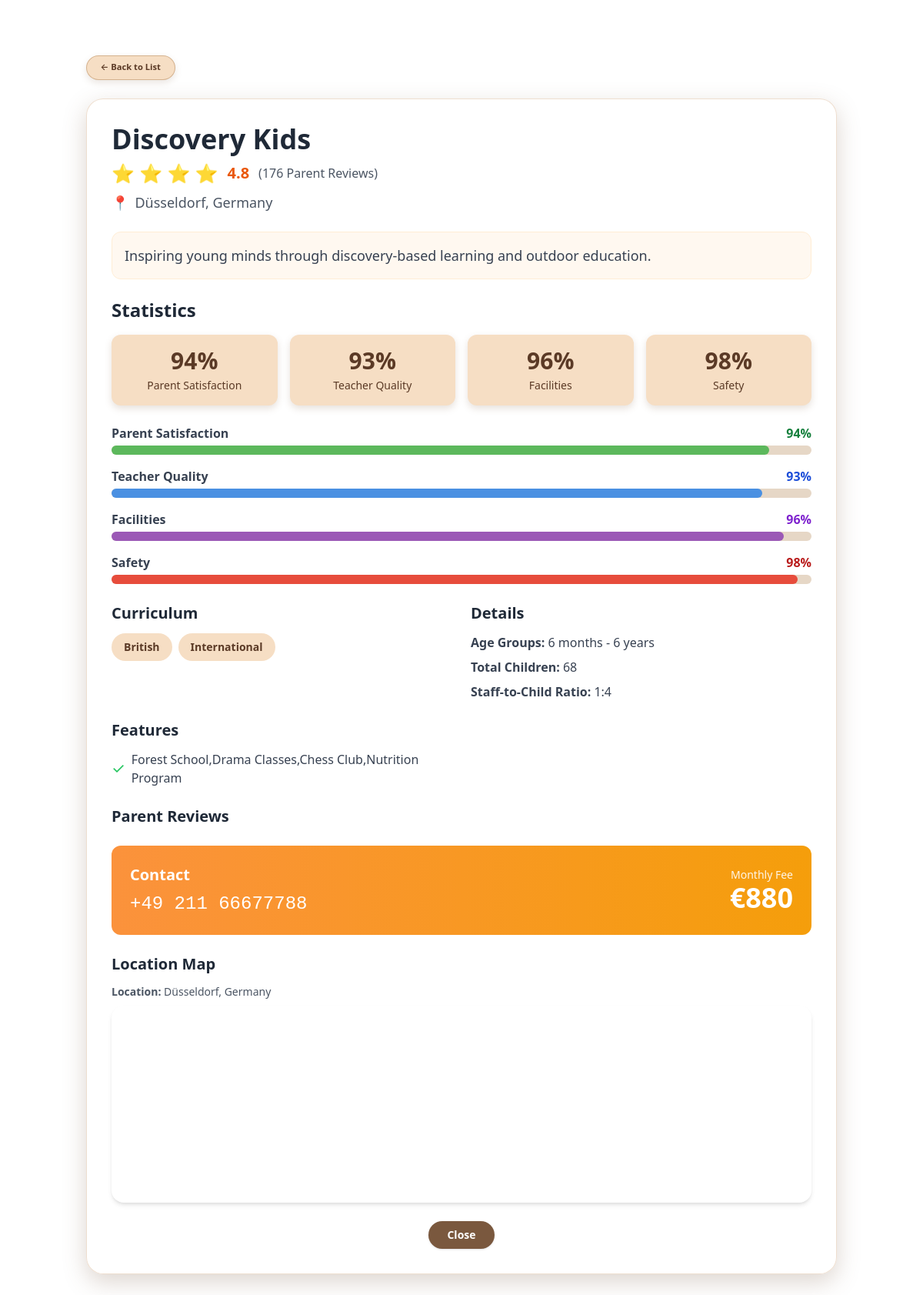
The page /nursery/7 (signed in) on the database its author committed.
### models.py (models this page shows, shortened)
class Nursery(db.Model):
    __tablename__ = "nurseries"
    id = db.Column(db.Integer, primary_key=True)
    name = db.Column(db.String(150), nullable=False)
    location = db.Column(db.String(150), nullable=False)
    rating = db.Column(db.Float, nullable=False)
    reviews_count = db.Column(db.Integer, nullable=False)
    curriculum = db.Column(db.String(200), nullable=False)      # "Montessori,International"
    features = db.Column(db.String(400), nullable=False)        # "Outdoor Garden,Art Studio,Music Classes"
    price = db.Column(db.Integer, nullable=False)               # مثلاً 850
    currency = db.Column(db.String(3), nullable=False, default="EUR")
    phone = db.Column(db.String(50), nullable=False)
    capacity = db.Column(db.Integer, nullable=False)
    age_groups = db.Column(db.String(100), nullable=False)      # "6 months - 6 years"
    total_children = db.Column(db.Integer, nullable=False)
    staff_ratio = db.Column(db.String(20), nullable=False)      # "1:4"
    parent_satisfaction = db.Column(db.Integer, nullable=False) # 96
    teacher_quality = db.Column(db.Integer, nullable=False)
    facilities_rating = db.Column(db.Integer, nullable=False)
    safety_rating = db.Column(db.Integer, nullable=False)
    description = db.Column(db.Text, nullable=False)
    google_maps_url = db.Column(db.String(300), nullable=True)
    reviews = db.relationship("Review", backref="nursery", lazy=True)

### app.py (the view)
@app.route("/nursery/<int:nursery_id>")
def nursery_detail(nursery_id):
    lang = get_lang()
    if "user_id" not in session:
        return redirect(url_for("login_page", lang=lang))
    nursery = Nursery.query.get_or_404(nursery_id)
    return render_template(
        "nursery_detail.html",
        lang=lang,
        nursery=nursery,
    )

### app.py (called while the page is built)
def get_lang():
    lang = request.args.get("lang")
    if lang not in ("en", "de", "ar"):
        lang = session.get("lang", "en")
    session["lang"] = lang
    return lang

@app.context_processor
def inject_lang():
    return {
        "current_lang": session.get("lang", "en"),
        "current_user_name": session.get("user_name"),
        "current_currency": session.get("currency", "EUR"),
    }

### templates/nursery_detail.html (shortened to what this page needs)
{% extends "base.html" %}
{% block content %}
{% set lang = current_lang %}
{% if lang == 'de' %}
    {% set t_back = 'Zurück zur Liste' %}
    {% set t_statistics = 'Statistiken' %}
    {% set t_parent_satisfaction = 'Elternzufriedenheit' %}
    {% set t_teacher_quality = 'Lehrerqualität' %}
    {% set t_facilities = 'Einrichtungen' %}
    {% set t_safety = 'Sicherheit' %}
    {% set t_curriculum = 'Lehrplan' %}
    {% set t_details = 'Details' %}
    {% set t_age_groups = 'Altersgruppen' %}
    {% set t_total_children = 'Gesamtzahl der Kinder' %}
    {% set t_staff_ratio = 'Personal-Kind-Verhältnis' %}
    {% set t_features = 'Merkmale' %}
    {% set t_parent_reviews = 'Elternbewertungen' %}
    {% set t_contact = 'Kontakt' %}
    {% set t_monthly_fee = 'Monatliche Gebühr' %}
    {% set t_close = 'Schließen' %}
    {% set t_map_title = 'Standortkarte' %}
    {% set t_location_label = 'Standort' %}
{% elif lang == 'ar' %}
    {% set t_back = 'العودة إلى القائمة' %}
    {% set t_statistics = 'الإحصائيات' %}
    {% set t_parent_satisfaction = 'رضا أولياء الأمور' %}
    {% set t_teacher_quality = 'جودة المعلمين' %}
    {% set t_facilities = 'المرافق' %}
    {% set t_safety = 'السلامة' %}
    {% set t_curriculum = 'المنهج' %}
    {% set t_details = 'التفاصيل' %}
    {% set t_age_groups = 'الفئات العمرية' %}
    {% set t_total_children = 'إجمالي الأطفال' %}
    {% set t_staff_ratio = 'نسبة الموظفين إلى الأطفال' %}
    {% set t_features = 'المميزات' %}
    {% set t_parent_reviews = 'تقييمات أولياء الأمور' %}
    {% set t_contact = 'التواصل' %}
    {% set t_monthly_fee = 'الرسوم الشهرية' %}
    {% set t_close = 'إغلاق' %}
    {% set t_map_title = 'خريطة الموقع' %}
    {% set t_location_label = 'الموقع' %}
{% else %}
    {% set t_back = 'Back to List' %}
    {% set t_statistics = 'Statistics' %}
    {% set t_parent_satisfaction = 'Parent Satisfaction' %}
    {% set t_teacher_quality = 'Teacher Quality' %}
    {% set t_facilities = 'Facilities' %}
    {% set t_safety = 'Safety' %}
    {% set t_curriculum = 'Curriculum' %}
    {% set t_details = 'Details' %}
    {% set t_age_groups = 'Age Groups' %}
    {% set t_total_children = 'Total Children' %}
    {% set t_staff_ratio = 'Staff-to-Child Ratio' %}
    {% set t_features = 'Features' %}
    {% set t_parent_reviews = 'Parent Reviews' %}
    {% set t_contact = 'Contact' %}
    {% set t_monthly_fee = 'Monthly Fee' %}
    {% set t_close = 'Close' %}
    {% set t_map_title = 'Location Map' %}
    {% set t_location_label = 'Location' %}
{% endif %}
<div class="max-w-5xl mx-auto px-6 py-8">
    <div class="mb-6 flex items-center">
        <a
            href="{{ url_for('nurseries_page') }}"
            class="btn-back">
            ← {{ t_back }}
        </a>
    </div>
    <div class="card-soft p-6 md:p-8">
        <div class="mb-6">
            <h2 class="text-3xl md:text-4xl font-bold text-gray-800 mb-2">
                {{ nursery.name }}
            </h2>
            <div class="flex flex-wrap items-center gap-3 mb-2">
                <div class="text-2xl text-yellow-400">
                    {% for i in range(nursery.rating|round(0, 'floor')|int) %}
                        ⭐
                    {% endfor %}
                </div>
                <span class="text-xl font-bold text-orange-600">
                    {{ "%.1f"|format(nursery.rating) }}
                </span>
                <span class="text-gray-600 text-sm md:text-base">
                    ({{ nursery.reviews_count }} {{ t_parent_reviews }})
                </span>
            </div>
            <p class="text-gray-600 flex items-center gap-2 text-sm md:text-lg">
                <span>📍</span>
                <span>{{ nursery.location }}</span>
            </p>
        </div>
        <div class="mb-6 p-4 bg-orange-50/80 rounded-xl border border-orange-100">
            <p class="text-gray-700 text-sm md:text-lg">
                {{ nursery.description }}
            </p>
        </div>
        <div class="mb-6">
            <h3 class="text-2xl font-bold text-gray-800 mb-4">{{ t_statistics }}</h3>
            <div class="grid grid-cols-2 md:grid-cols-4 gap-4">
                <div class="stat-soft p-4 rounded-xl text-center">
                    <div class="text-3xl font-bold">
                        {{ nursery.parent_satisfaction }}%
                    </div>
                    <div class="text-sm mt-1">{{ t_parent_satisfaction }}</div>
                </div>
                <div class="stat-soft p-4 rounded-xl text-center">
                    <div class="text-3xl font-bold">
                        {{ nursery.teacher_quality }}%
                    </div>
                    <div class="text-sm mt-1">{{ t_teacher_quality }}</div>
                </div>
                <div class="stat-soft p-4 rounded-xl text-center">
                    <div class="text-3xl font-bold">
                        {{ nursery.facilities_rating }}%
                    </div>
                    <div class="text-sm mt-1">{{ t_facilities }}</div>
                </div>
                <div class="stat-soft p-4 rounded-xl text-center">
                    <div class="text-3xl font-bold">
                        {{ nursery.safety_rating }}%
                    </div>
                    <div class="text-sm mt-1">{{ t_safety }}</div>
                </div>
            </div>
        </div>
        <div class="mb-6 space-y-4">
            <div>
                <div class="flex justify-between mb-1 text-sm md:text-base">
                    <span class="font-semibold text-gray-700">{{ t_parent_satisfaction }}</span>
                    <span class="font-bold text-green-700">
                        {{ nursery.parent_satisfaction }}%
                    </span>
                </div>
                <div class="w-full progress-bar-bg rounded-full h-3">
                    <div
                        class="progress-green h-3 rounded-full"
                        style="width: {{ nursery.parent_satisfaction }}%;"
                    ></div>
                </div>
            </div>
            <div>
                <div class="flex justify-between mb-1 text-sm md:text-base">
                    <span class="font-semibold text-gray-700">{{ t_teacher_quality }}</span>
                    <span class="font-bold text-blue-700">
                        {{ nursery.teacher_quality }}%
                    </span>
                </div>
                <div class="w-full progress-bar-bg rounded-full h-3">
                    <div
                        class="progress-blue h-3 rounded-full"
                        style="width: {{ nursery.teacher_quality }}%;"
                    ></div>
                </div>
            </div>
            <div>
                <div class="flex justify-between mb-1 text-sm md:text-base">
                    <span class="font-semibold text-gray-700">{{ t_facilities }}</span>
                    <span class="font-bold text-purple-700">
                        {{ nursery.facilities_rating }}%
                    </span>
                </div>
                <div class="w-full progress-bar-bg rounded-full h-3">
                    <div
                        class="progress-purple h-3 rounded-full"
                        style="width: {{ nursery.facilities_rating }}%;"
                    ></div>
                </div>
            </div>
            <div>
                <div class="flex justify-between mb-1 text-sm md:text-base">
                    <span class="font-semibold text-gray-700">{{ t_safety }}</span>
                    <span class="font-bold text-red-700">
                        {{ nursery.safety_rating }}%
                    </span>
                </div>
                <div class="w-full progress-bar-bg rounded-full h-3">
                    <div
                        class="progress-red h-3 rounded-full"
                        style="width: {{ nursery.safety_rating }}%;"
                    ></div>
                </div>
            </div>
        </div>
        <div class="grid md:grid-cols-2 gap-6 mb-6">
            <div>
                <h3 class="text-xl font-bold text-gray-800 mb-3">{{ t_curriculum }}</h3>
                <div class="flex flex-wrap gap-2">
                    {% for curr in nursery.curriculum.split(",") %}
                    <span
                        class="px-4 py-2 badge-soft rounded-full font-semibold text-xs md:text-sm"
                    >
                        {{ curr }}
                    </span>
                    {% endfor %}
                </div>
            </div>
            <div>
                <h3 class="text-xl font-bold text-gray-800 mb-3">{{ t_details }}</h3>
                <div class="space-y-2 text-gray-700 text-sm md:text-base">
                    <p><strong>{{ t_age_groups }}:</strong> {{ nursery.age_groups }}</p>
                    <p><strong>{{ t_total_children }}:</strong> {{ nursery.total_children }}</p>
                    <p><strong>{{ t_staff_ratio }}:</strong> {{ nursery.staff_ratio }}</p>
                </div>
            </div>
        </div>
        <div class="mb-6">
            <h3 class="text-xl font-bold text-gray-800 mb-3">{{ t_features }}</h3>
            <div class="grid grid-cols-2 gap-3">
                {% for feature in nursery.features.split("|") %}
                <div class="flex items-center gap-2 text-gray-700 text-sm md:text-base">
                    <span class="text-green-500 text-xl">✓</span>
                    <span>{{ feature }}</span>
                </div>
                {% endfor %}
            </div>
        </div>
        <div class="mb-6">
            <h3 class="text-xl font-bold text-gray-800 mb-3">{{ t_parent_reviews }}</h3>
        </div>
        <div
            class="bg-gradient-to-r from-orange-400 to-amber-500 p-6 rounded-xl text-white mb-6"
        >
            <div class="flex flex-col md:flex-row md:justify-between md:items-center gap-4">
                <div>
                    <h3 class="text-xl font-bold mb-2">{{ t_contact }}</h3>
                    <a
                        href="tel:{{ nursery.phone }}"
                        class="text-2xl font-mono hover:underline"
                    >
                        {{ nursery.phone }}
                    </a>
                </div>
                <div class="md:text-right">
                    <div class="text-sm opacity-90">{{ t_monthly_fee }}</div>
                    <div class="text-3xl md:text-4xl font-bold">
                        €{{ nursery.price }}
                    </div>
                </div>
            </div>
        </div>
        <div class="mb-6">
            <h3 class="text-xl font-bold text-gray-800 mb-3">{{ t_map_title }}</h3>
            <p class="text-sm text-gray-600 mb-2">
                <strong>{{ t_location_label }}:</strong> {{ nursery.location }}
            </p>
            <div class="rounded-2xl overflow-hidden shadow-md h-64">
                <iframe
                    width="100%"
                    height="100%"
                    style="border:0;"
                    loading="lazy"
                    allowfullscreen
                    src="https://www.google.com/maps?q={{ nursery.location|replace(' ', '+') }}&output=embed">
                </iframe>
            </div>
        </div>
        <div class="mt-4 text-center">
            <a
                href="{{ url_for('nurseries_page') }}"
                class="inline-flex justify-center items-center px-6 py-2 rounded-full btn-brown text-sm font-semibold shadow">
                {{ t_close }}
            </a>
        </div>
    </div>
</div>
{% endblock %}

### templates/base.html (style rules this page uses)
body { margin: 0; padding: 0; min-height: 100vh; background-image: url("https://images.pexels.com/photos/1741231/pexels-photo-1741231.jpeg"); background-size: cover; background-position: center; background-repeat: no-repeat; background-attachment: fixed; font-family: system-ui, -apple-system, BlinkMacSystemFont, "Segoe UI", sans-serif; }

### templates/nursery_detail.html (style rules this page uses)
body { margin: 0; padding: 0; min-height: 100vh; background-image: url("https://images.pexels.com/photos/7333506/pexels-photo-7333506.jpeg"); background-size: cover; background-position: center; background-repeat: no-repeat; background-attachment: fixed; }
.card-soft { background: rgba(255, 255, 255, 0.96); border-radius: 22px; box-shadow: 0 10px 30px rgba(120, 88, 62, 0.25); border: 1px solid rgba(227, 200, 175, 0.6); }
.btn-brown { background: #7A583E; color: #fff; transition: 0.2s ease-in-out; }
.btn-back { background: #F6DEC4; color: #5B3A26; border-radius: 999px; padding: 0.4rem 1.1rem; font-size: 0.7rem; font-weight: 600; box-shadow: 0 4px 10px rgba(120, 88, 62, 0.15); border: 1px solid rgba(200, 160, 120, 0.7); transition: 0.2s ease-in-out; }
.stat-soft { background: #F6DEC4; color: #5B3A26; box-shadow: 0 4px 10px rgba(120, 88, 62, 0.18); }
.badge-soft { background: #F6DEC4; color: #5B3A26; }
.progress-bar-bg { background-color: #E6D7C6; }
.progress-green { background-color: #5CB85C; }
.progress-blue { background-color: #4A90E2; }
.progress-purple { background-color: #9B59B6; }
.progress-red { background-color: #E74C3C; }

### rows shown on the page
Nursery: name "Discovery Kids", rating "4.8", reviews_count "176", location "Düsseldorf, Germany", description "Inspiring young minds through discovery-based learning and outdoor education.", parent_satisfaction "94", teacher_quality "93", facilities_rating "96", safety_rating "98", age_groups "6 months - 6 years", total_children "68", staff_ratio "1:4", features "Forest School,Drama Classes,Chess Club,Nutrition Program", phone "+49 211 66677788", price "880"

### other values the page prints
{{ t_back }} "Back to List"
{{ t_parent_reviews }} "Parent Reviews"
{{ t_statistics }} "Statistics"
{{ t_parent_satisfaction }} "Parent Satisfaction"
{{ t_teacher_quality }} "Teacher Quality"
{{ t_facilities }} "Facilities"
{{ t_safety }} "Safety"
{{ t_curriculum }} "Curriculum"
{{ curr }} "British" "International"
{{ t_details }} "Details"
{{ t_age_groups }} "Age Groups"
{{ t_total_children }} "Total Children"
{{ t_staff_ratio }} "Staff-to-Child Ratio"
{{ t_features }} "Features"
{{ t_contact }} "Contact"
